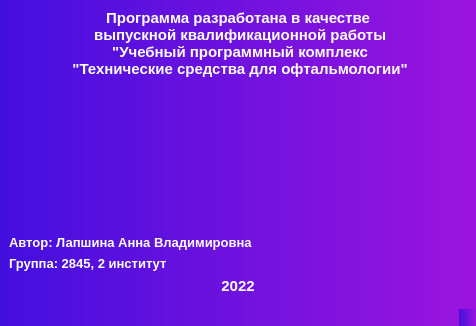
<?xml version="1.0" encoding="UTF-8"?>
<ui version="4.0">
 <class>MainWindow</class>
 <widget class="QMainWindow" name="MainWindow">
  <property name="geometry">
   <rect>
    <x>0</x>
    <y>0</y>
    <width>476</width>
    <height>326</height>
   </rect>
  </property>
  <property name="windowTitle">
   <string>MainWindow</string>
  </property>
  <property name="styleSheet">
   <string notr="true">background-color: qlineargradient(spread:pad, x1:0, y1:0, x2:1, y2:0, stop:0 rgba(67, 15, 222, 255), stop:1 rgba(156, 20, 222, 255));
</string>
  </property>
  <widget class="QWidget" name="centralwidget">
   <layout class="QVBoxLayout" name="verticalLayout_2">
    <item>
     <widget class="QLabel" name="label">
      <property name="font">
       <font>
        <pointsize>11</pointsize>
        <weight>75</weight>
        <bold>true</bold>
       </font>
      </property>
      <property name="styleSheet">
       <string notr="true">color: rgb(255, 255, 255);
background-color: transparent;</string>
      </property>
      <property name="text">
       <string>Программа разработана в качестве 
 выпускной квалификационной работы 
 &quot;Учебный программный комплекс 
 &quot;Технические средства для офтальмологии&quot;</string>
      </property>
      <property name="alignment">
       <set>Qt::AlignCenter</set>
      </property>
     </widget>
    </item>
    <item>
     <spacer name="verticalSpacer">
      <property name="orientation">
       <enum>Qt::Vertical</enum>
      </property>
      <property name="sizeHint" stdset="0">
       <size>
        <width>20</width>
        <height>40</height>
       </size>
      </property>
     </spacer>
    </item>
    <item>
     <layout class="QVBoxLayout" name="verticalLayout">
      <item>
       <widget class="QLabel" name="label_2">
        <property name="font">
         <font>
          <pointsize>10</pointsize>
          <weight>75</weight>
          <bold>true</bold>
         </font>
        </property>
        <property name="styleSheet">
         <string notr="true">color: rgb(255, 255, 255);
background-color: transparent;</string>
        </property>
        <property name="text">
         <string>Автор: Лапшина Анна Владимировна</string>
        </property>
        <property name="alignment">
         <set>Qt::AlignLeading|Qt::AlignLeft|Qt::AlignVCenter</set>
        </property>
       </widget>
      </item>
      <item>
       <widget class="QLabel" name="label_3">
        <property name="font">
         <font>
          <pointsize>10</pointsize>
          <weight>75</weight>
          <bold>true</bold>
         </font>
        </property>
        <property name="styleSheet">
         <string notr="true">color: rgb(255, 255, 255);
background-color: transparent;</string>
        </property>
        <property name="text">
         <string>Группа: 2845, 2 институт</string>
        </property>
        <property name="alignment">
         <set>Qt::AlignLeading|Qt::AlignLeft|Qt::AlignVCenter</set>
        </property>
       </widget>
      </item>
     </layout>
    </item>
    <item>
     <widget class="QLabel" name="label_4">
      <property name="font">
       <font>
        <pointsize>11</pointsize>
        <weight>75</weight>
        <bold>true</bold>
       </font>
      </property>
      <property name="styleSheet">
       <string notr="true">color: rgb(255, 255, 255);
background-color: transparent;</string>
      </property>
      <property name="text">
       <string>2022</string>
      </property>
      <property name="alignment">
       <set>Qt::AlignCenter</set>
      </property>
     </widget>
    </item>
   </layout>
  </widget>
  <widget class="QMenuBar" name="menubar">
   <property name="geometry">
    <rect>
     <x>0</x>
     <y>0</y>
     <width>476</width>
     <height>26</height>
    </rect>
   </property>
  </widget>
  <widget class="QStatusBar" name="statusbar"/>
 </widget>
 <resources/>
 <connections/>
</ui>
